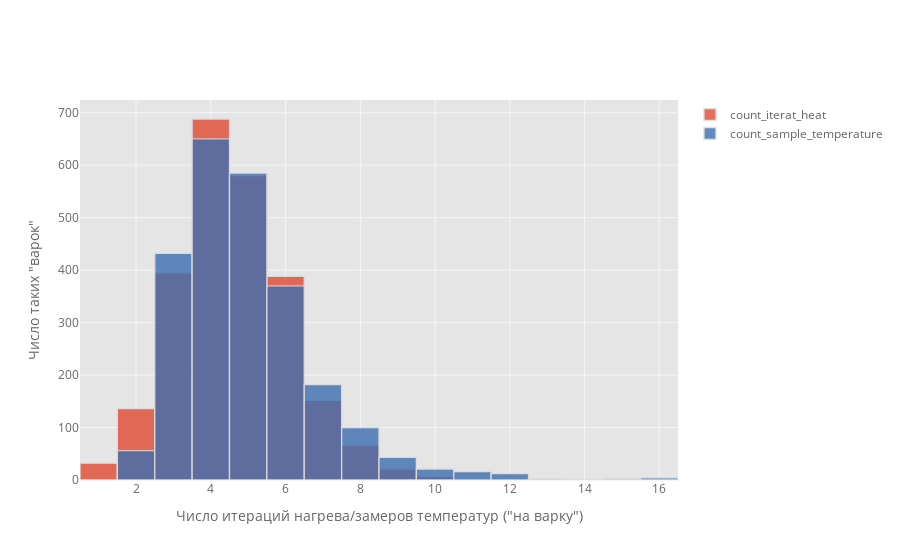

The notebook cell saved with this chart:
### Markdown cell above
**КСТАТИ, а теперь число итераций нагрева, более менее соответсвует числу замеров температур!**

### Code cell
data_temp_pivot = data_temp.pivot_table(index=['key'],values=['temperature'],aggfunc='count')
data_temp_pivot.columns = ['count_sample_temperature']
merge_arc_temp_pivot = data_arc_pivot.merge(data_temp_pivot,on='key')
merge_arc_temp_pivot[['count_iterat_heat','count_sample_temperature']].iplot(kind='hist', yTitle='Число таких "варок"',
                           xTitle='Число итераций нагрева/замеров температур ("на варку")')

### Figure 1 — Plotly figure (JSON) as saved in the notebook; plotly's stock layout.template omitted (floating-point values rounded to 4 significant figures; data arrays with more than 128 entries replaced by an {"elided": "..."} marker saying what was removed)
{"data": [{"histfunc": "count", "histnorm": "", "marker": {"color": "rgba(226, 74, 51, 1.0)", "line": {"color": "#D9D9D9", "width": 1.3}}, "name": "count_iterat_heat", "opacity": 0.8, "orientation": "v", "type": "histogram", "x": {"elided": "2475 int values"}}, {"histfunc": "count", "histnorm": "", "marker": {"color": "rgba(62, 111, 176, 1.0)", "line": {"color": "#D9D9D9", "width": 1.3}}, "name": "count_sample_temperature", "opacity": 0.8, "orientation": "v", "type": "histogram", "x": {"elided": "2475 int values"}}], "layout": {"barmode": "overlay", "legend": {"bgcolor": "#FFFFFF", "font": {"color": "#666666"}}, "paper_bgcolor": "#FFFFFF", "plot_bgcolor": "#E5E5E5", "title": {"font": {"color": "#151516"}}, "xaxis": {"gridcolor": "#F6F6F6", "showgrid": true, "tickfont": {"color": "#666666"}, "title": {"font": {"color": "#666666"}, "text": "Число итераций нагрева/замеров температур (\"на варку\")"}, "zerolinecolor": "#F6F6F6"}, "yaxis": {"gridcolor": "#F6F6F6", "showgrid": true, "tickfont": {"color": "#666666"}, "title": {"font": {"color": "#666666"}, "text": "Число таких \"варок\""}, "zerolinecolor": "#F6F6F6"}}}
